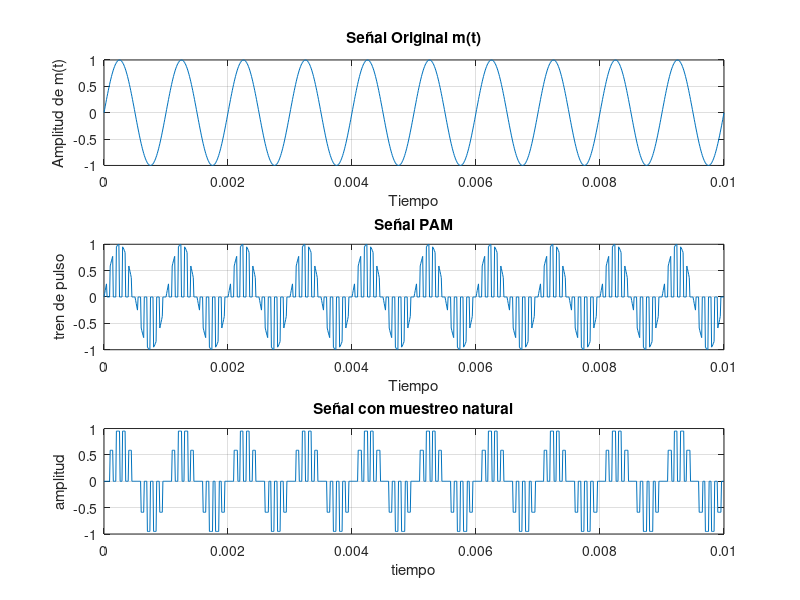

Write the MATLAB code that produced this figure.
% Primera parte, osea punto 1 de la actividad previa

%primero definimos las variables solicitadas: 
    % - Frecuencia de 1000Hz
    % - La señal se llamara m(t)
    % - Amplitud A = 1
    % - La señal es sinusoidal

fc = 1000; % frecuencia 
Ms = 1/100000; % muestras cada 10 microsegundos
t = 0:Ms:0.01; % vector de tiempo
A = 1;

m = A*sin(2*pi*fc*t); % señal original



Fs = 10000
Ts = 1/Fs

d = 0.5 %donde tau es el ancho del pulso
tau = d*Ts % lo puse mejor asi porque si no es medio webeo poner un tau manual, es mal facil poner el "d"

%creado esto podemos crear el tren de pulsos

p = (square(2*pi*Fs*t, 100*d) + 1)/2 %el 100d se supone que es el ciclo de trabajo/duracion en porcentaje

pam_natural = p .* m


pam_instantaneo = zeros(1, length(t));
% Buscamos los momentos donde el pulso sube
for i = 1:length(t)
    % Determinamos en qué periodo de muestreo estamos
    n = floor(t(i) / Ts);

    
    % Calculamos el tiempo exacto del inicio de ese pulso
    t_muestreo = n * Ts;
    
    % Si el tiempo actual cae dentro de la duración del pulso (tau)
    if mod(t(i), Ts) <= (d * Ts)
        % Tomamos el valor de m(t) SOLO al inicio del pulso
        pam_instantaneo(i) = A * sin(2*pi*fc*t_muestreo);
    else
        pam_instantaneo(i) = 0;
    end
end


figure;


figure;

subplot(3,1,1)
plot(t, m)
xlabel('Tiempo')
ylabel('Amplitud de m(t)')
title('Señal Original m(t)')
grid on

subplot(3,1,2)
plot(t, pam_natural)
xlabel('Tiempo')
ylabel('tren de pulso')
title('Señal PAM')
grid on

subplot(3,1,3)
plot(t,pam_instantaneo)
xlabel('tiempo')
ylabel('amplitud')
title('Señal con muestreo natural')
grid on
